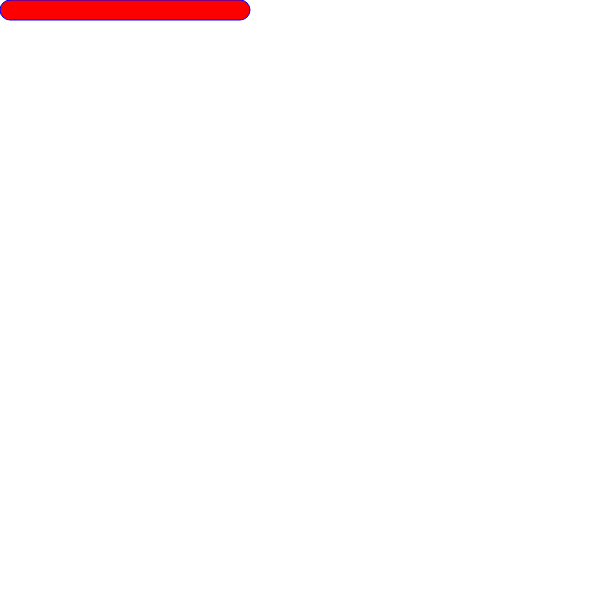
Frame 1 (no input)
Frame 60 (no input): identical to frame 1, image omitted
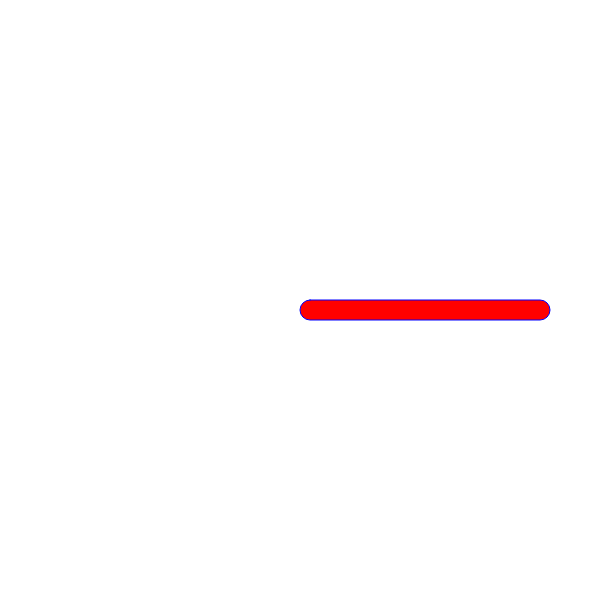
Frame 120 (the mouse pressed at the canvas centre since frame 60)

The p5.js sketch that drew these frames (run headless with seeded random() and noise() and a simulated clock; from frame 60 on, the mouse is pressed at the canvas centre):

// p5.js sketch
// ── sketch.js
function setup() {
    createCanvas(600, 600);
  }
  
  function draw() {
    background("white");
    
    stroke("blue");
    fill("red");
    rect(mouseX, mouseY, 250, 20, 35)
  }
